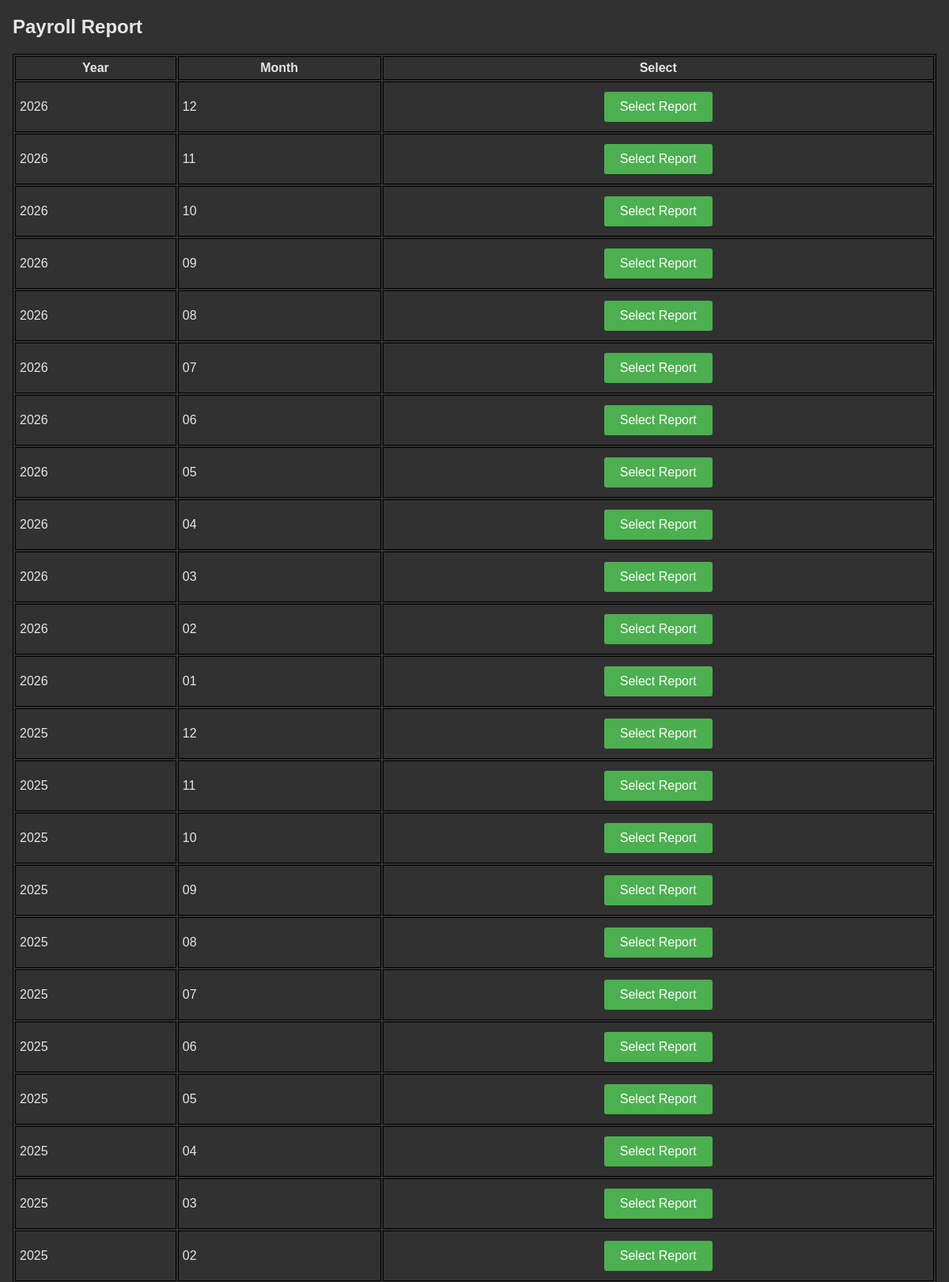
The app's page /payReport/ (upper part) with its own data.
### truckr/models.py (models this page shows)
class yearmonth(models.Model):
    year = models.CharField(max_length = 4)
    month = models.CharField(max_length = 2)
    period = models.CharField(max_length = 6, primary_key = True)

### truckr/views.py (the view)
# urls.py: path('payReport/',views.payReportList, name = 'payReportList'),
def payReportList(request):
    username = request.user.username
    nav = navigation(username)
    lst = yearmonth.objects.raw("SELECT * FROM truckr_yearmonth WHERE period <= strftime('%Y%m',date()) ORDER BY period DESC;")
    context = {'nav':nav,'lst':lst}
    return(render(request,'truckr/payReportList.html',context))

### truckr/views.py (called while the page is built)
def navigation(username):
    nav = navbar.objects.raw(""" SELECT * FROM truckr_employee JOIN truckr_account ON truckr_employee.employeeID = truckr_account.employeeID JOIN truckr_navbar ON truckr_account.accountType = truckr_navbar.accountType WHERE truckr_employee.username = '%s' ORDER BY id; """ % username)
    return nav

### truckr/templates/truckr/payReportList.html (shortened to what this page needs)
{% load static %}
<!DOCTYPE html>
<html>
  <head>
    <link rel="stylesheet" type="text/css" href="{% static 'css/style.css'%}">
  </head>
<body>
	<h2>Payroll Report</h2>
<table style="width:100%">
       	<tr>
	       	<th>Year</th>
	       	<th>Month</th>
		<th>Select</th>
       	</tr>
	{% if lst %}
		{% for l in lst %}
			<tr>
			<td>{{l.year}}</td>
			<td>{{l.month}}</td>
			<td style = text-align:center><button type="button" onclick="window.location.href='/payReport/{{l.year}}/{{l.month}}/';">Select Report</button></td>
			</tr>
		{% endfor %}
	{% else %}
		<p>No reports are available.</p>
	{% endif %}
</table>
</body>
</html>

### static/css/style.css (style rules this page uses)
body { font-family: Arial, sans-serif; background-color: #313131; color:#e6e6e6; margin: 0; padding: 0; margin-left:1em; margin-right:1em; }
button { background-color: #4CAF50; border: none; border-radius: 3px; color: #fff; cursor: pointer; font-size: 16px; margin: 7px; padding: 10px 20px; text-align: center; text-decoration: none; }
table, th, td { border:1px solid black; }
th, td { margin-left: 5px; padding: 5px; }

### records on screen
yearmonth: year "2026", month "12"
yearmonth: year "2026", month "11"
yearmonth: year "2026", month "10"
yearmonth: year "2026", month "09"
yearmonth: year "2026", month "08"
yearmonth: year "2026", month "07"
yearmonth: year "2026", month "06"
yearmonth: year "2026", month "05"
yearmonth: year "2026", month "04"
yearmonth: year "2026", month "03"
yearmonth: year "2026", month "02"
yearmonth: year "2026", month "01"
yearmonth: year "2025", month "12"
yearmonth: year "2025", month "11"
yearmonth: year "2025", month "10"
yearmonth: year "2025", month "09"
yearmonth: year "2025", month "08"
yearmonth: year "2025", month "07"
yearmonth: year "2025", month "06"
yearmonth: year "2025", month "05"
yearmonth: year "2025", month "04"
yearmonth: year "2025", month "03"
yearmonth: year "2025", month "02"
